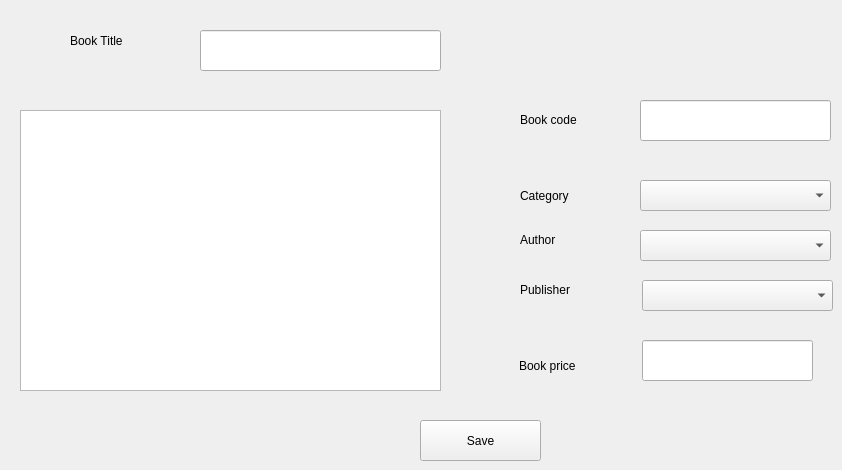
      <widget class="QWidget" name="tab_5">
       <attribute name="title">
        <string>Add New Book</string>
       </attribute>
       <widget class="QLineEdit" name="lineEdit_4">
        <property name="geometry">
         <rect>
          <x>640</x>
          <y>100</y>
          <width>191</width>
          <height>41</height>
         </rect>
        </property>
       </widget>
       <widget class="QLineEdit" name="lineEdit_5">
        <property name="geometry">
         <rect>
          <x>200</x>
          <y>30</y>
          <width>241</width>
          <height>41</height>
         </rect>
        </property>
       </widget>
       <widget class="QLabel" name="label">
        <property name="geometry">
         <rect>
          <x>70</x>
          <y>30</y>
          <width>100</width>
          <height>21</height>
         </rect>
        </property>
        <property name="text">
         <string>Book Title</string>
        </property>
       </widget>
       <widget class="QComboBox" name="comboBox_3">
        <property name="geometry">
         <rect>
          <x>640</x>
          <y>180</y>
          <width>191</width>
          <height>31</height>
         </rect>
        </property>
       </widget>
       <widget class="QComboBox" name="comboBox_4">
        <property name="geometry">
         <rect>
          <x>640</x>
          <y>230</y>
          <width>191</width>
          <height>31</height>
         </rect>
        </property>
       </widget>
       <widget class="QComboBox" name="comboBox_5">
        <property name="geometry">
         <rect>
          <x>642</x>
          <y>280</y>
          <width>191</width>
          <height>31</height>
         </rect>
        </property>
       </widget>
       <widget class="QLineEdit" name="lineEdit_6">
        <property name="geometry">
         <rect>
          <x>642</x>
          <y>340</y>
          <width>171</width>
          <height>41</height>
         </rect>
        </property>
       </widget>
       <widget class="QPushButton" name="pushButton_7">
        <property name="geometry">
         <rect>
          <x>420</x>
          <y>420</y>
          <width>121</width>
          <height>41</height>
         </rect>
        </property>
        <property name="text">
         <string>Save</string>
        </property>
       </widget>
       <widget class="QLabel" name="label_2">
        <property name="geometry">
         <rect>
          <x>520</x>
          <y>110</y>
          <width>111</width>
          <height>20</height>
         </rect>
        </property>
        <property name="text">
         <string>Book code</string>
        </property>
       </widget>
       <widget class="QLabel" name="label_3">
        <property name="geometry">
         <rect>
          <x>519</x>
          <y>350</y>
          <width>111</width>
          <height>31</height>
         </rect>
        </property>
        <property name="text">
         <string>Book price</string>
        </property>
       </widget>
       <widget class="QLabel" name="label_4">
        <property name="geometry">
         <rect>
          <x>520</x>
          <y>180</y>
          <width>101</width>
          <height>31</height>
         </rect>
        </property>
        <property name="text">
         <string>Category</string>
        </property>
       </widget>
       <widget class="QLabel" name="label_5">
        <property name="geometry">
         <rect>
          <x>520</x>
          <y>230</y>
          <width>101</width>
          <height>20</height>
         </rect>
        </property>
        <property name="text">
         <string>Author</string>
        </property>
       </widget>
       <widget class="QLabel" name="label_6">
        <property name="geometry">
         <rect>
          <x>520</x>
          <y>280</y>
          <width>101</width>
          <height>20</height>
         </rect>
        </property>
        <property name="text">
         <string>Publisher</string>
        </property>
       </widget>
       <widget class="QTextEdit" name="textEdit">
        <property name="geometry">
         <rect>
          <x>20</x>
          <y>110</y>
          <width>421</width>
          <height>281</height>
         </rect>
        </property>
       </widget>
      </widget>
